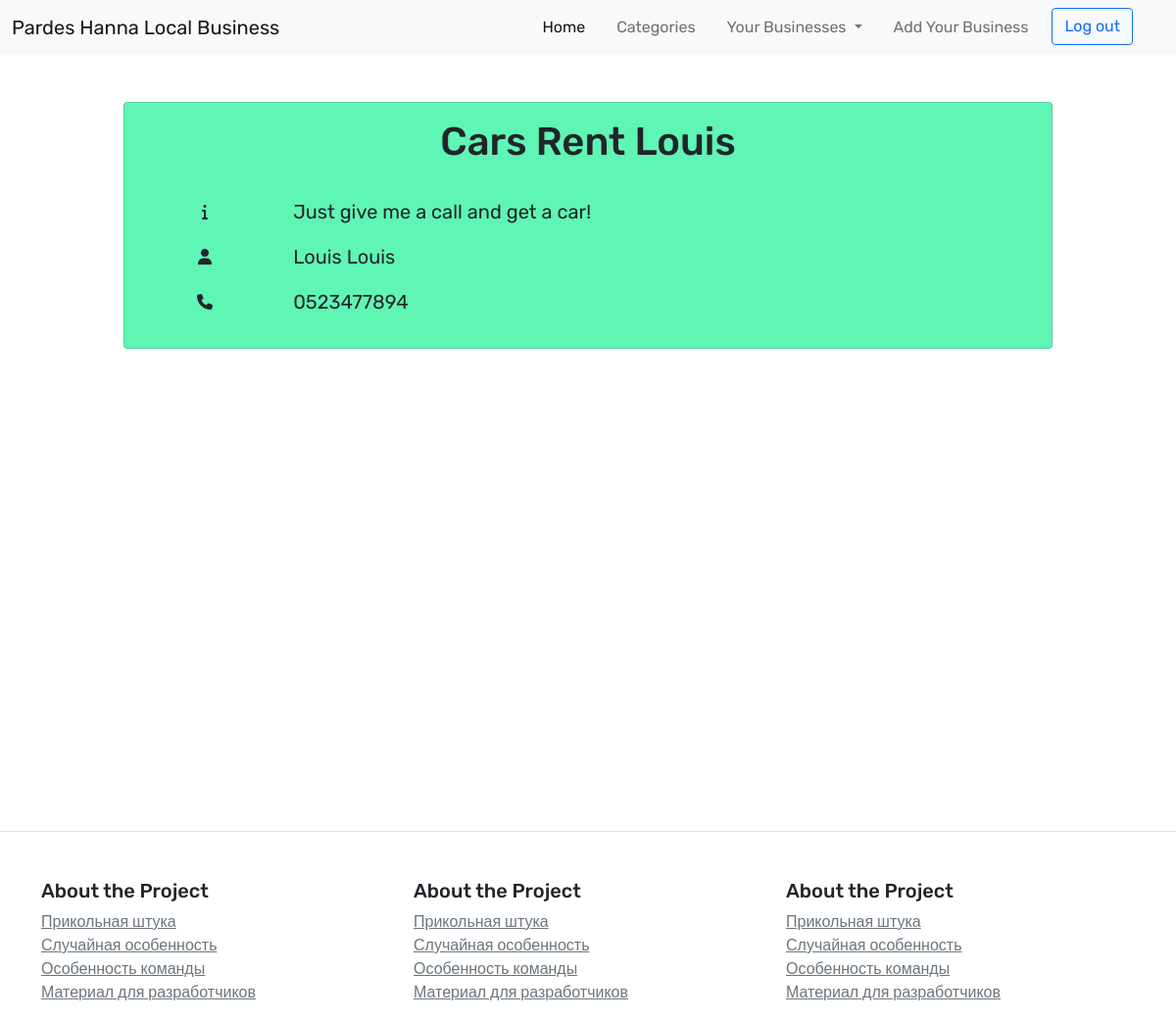
The page /business/service/carsrentlouis (signed in) on the database its author committed.
### com/models.py (models this page shows, shortened)
class Item(db.Model):
    id = db.Column(db.Integer, primary_key=True)
    name = db.Column(db.String(length=30), nullable=False, unique=True)
    url_friendly_name = db.Column(db.String(length=30), nullable=False, unique=True)
    category = db.Column(db.String(120), nullable=False)
    description = db.Column(db.String(length=1024))
    phone = db.Column(db.String())
    address = db.Column(db.String())
    web_page = db.Column(db.String())
    owner_id = db.Column(db.Integer(), db.ForeignKey('user.id'))
    owner_name = db.Column(db.String(length=60), nullable=False)

### com/business/routes.py (the view)
@business_bp.route('/service/<url>')
def service(url):
    item = Item.query.filter_by(url_friendly_name=url).first_or_404()
    return render_template('service.html', item=item)

### com/models.py (called while the page is built)
@login_manager.user_loader
def load_user(user_id):
    return User.query.get(int(user_id))

### com/templates/service.html (shortened to what this page needs)
{% extends 'base2.html' %}
{% block content %}
<div class="container d-flex flex-column justify-content-center align-items-center">
  <div class="col-12 mt-5 mb-4 d-flex justify-content-center">
    <div class="card" style="width: 85%; background-color: #5FF5B4;">
      <div class="card-body text-center text-left-sm">
        <h1>{{ item.name }}</h1>
        <br>
        {% if item.description %}
          <div class="row mb-3">
            <div class="col-2 d-flex align-items-center justify-content-center">
              <i class="fa fa-info icon-margin" aria-hidden="true"></i>
            </div>
            <div class="col-10 d-flex align-items-left">
              <p class="fs-5 m-0">{{ item.description }}</p>
            </div>
          </div>
        {% endif %}
        {% if item.owner_name %}
          <div class="row mb-3">
            <div class="col-2 d-flex align-items-center justify-content-center">
              <i class="fa fa-user icon-margin" aria-hidden="true"></i>
            </div>
            <div class="col-10 d-flex align-items-left">
              <p class="fs-5 m-0">{{ item.owner_name }}</p>
            </div>
          </div>
        {% endif %}
        {% if item.phone %}
          <div class="row mb-3">
            <div class="col-2 d-flex align-items-center justify-content-center">
              <i class="fa fa-phone icon-margin" aria-hidden="true"></i>
            </div>
            <div class="col-10 d-flex align-items-left">
              <p class="fs-5 m-0">{{ item.phone }}</p>
            </div>
          </div>
        {% endif %}
      </div>
    </div>
  </div>
</div>
</div>
{% endblock %}

### com/static/css/main.css (style rules this page uses)
html, body { height: 100%; }
body { min-width: 320 px; font-family: "Rubik", sans-serif; font-optical-sizing: auto; font-weight: <weight>; font-style: normal; }

### rows shown on the page
Item: name "Cars Rent Louis", description "Just give me a call and get a car!", owner_name "Louis Louis", phone "0523477894"
